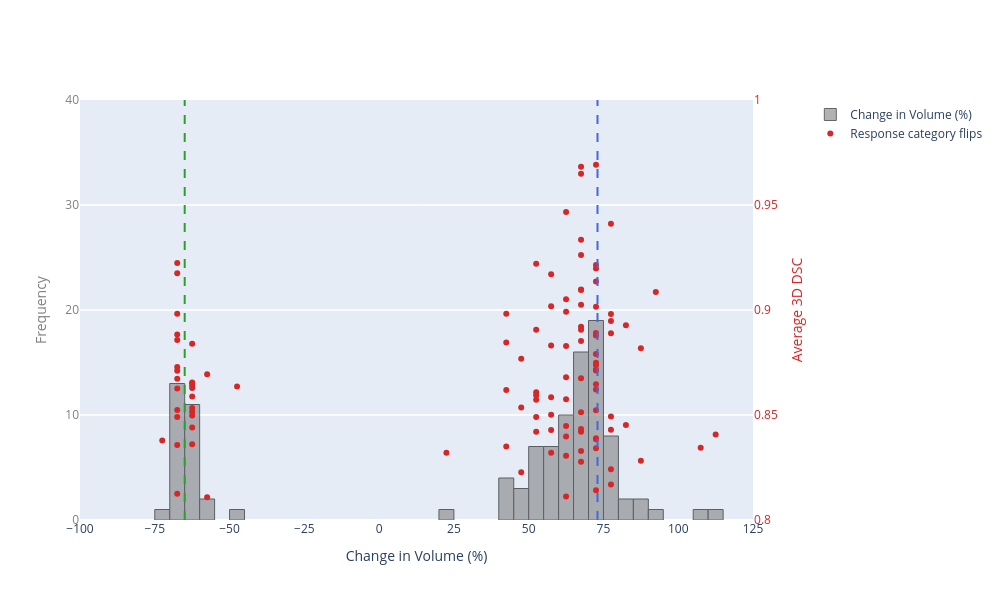

Notebook source saved alongside this figure:
### Code cell
high3ddice_vRECISTflips = high_3d_dice[high_3d_dice['vol_RECIST_flip'] == True]

vRECIST_plot = response_bar_and_scatter(
    hist_data=high3ddice_vRECISTflips['GT_perc_vol_change'],
    scatter_y_data=high3ddice_vRECISTflips['avg_DICE'],
    scatter_label='Average 3D DSC',
    boundary_lines='vRECIST',
)

vRECIST_plot.update_layout(autosize=False, width=1000, height=600)
